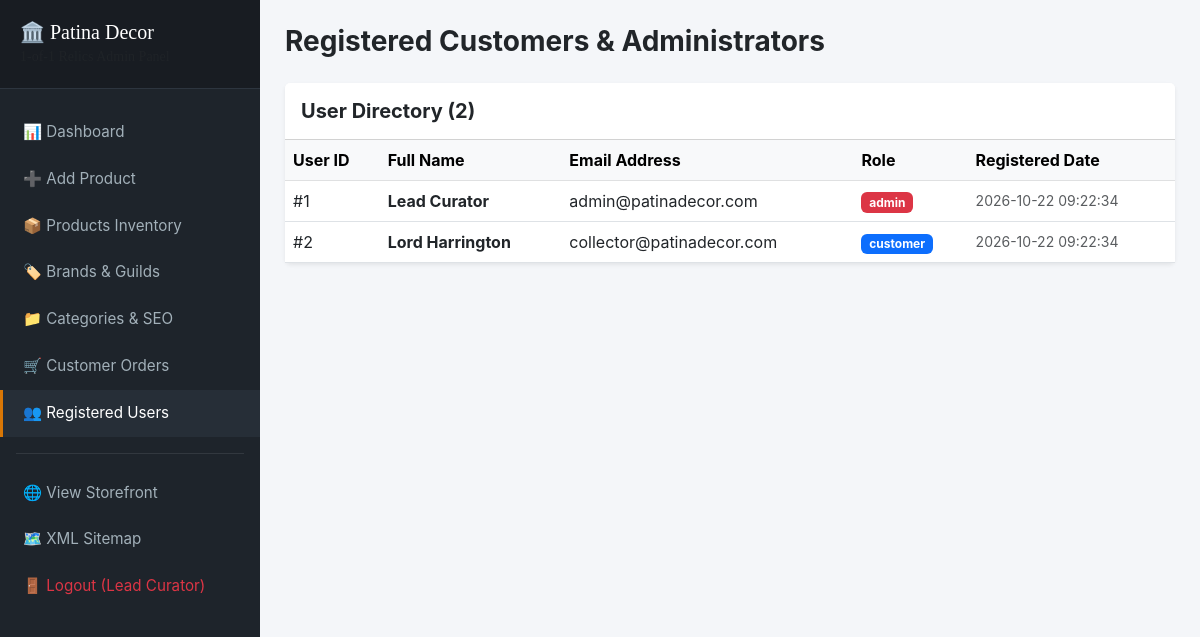
The page /admin/customers.php (signed in) on the database its author committed.
### tables this page shows
CREATE TABLE users (
    user_id INT AUTO_INCREMENT PRIMARY KEY,
    full_name VARCHAR(100) NOT NULL,
    email VARCHAR(150) NOT NULL UNIQUE,
    password_hash VARCHAR(255) NOT NULL,
    role ENUM('admin', 'customer') NOT NULL DEFAULT 'customer',
    created_at TIMESTAMP DEFAULT CURRENT_TIMESTAMP
);

### admin/customers.php (the view, shortened to what this page needs)
<?php
require_once __DIR__ . '/includes/sidebar.php';
$users = [];
if ($conn) {
    $res = mysqli_query($conn, "SELECT user_id, full_name, email, role, created_at FROM users ORDER BY created_at DESC");
    if ($res) {
        while ($row = mysqli_fetch_assoc($res)) {
            $users[] = $row;
        }
    }
}
?>
<div class="d-flex justify-content-between align-items-center mb-4">
    <h1 class="h3 fw-bold text-dark mb-0">Registered Customers & Administrators</h1>
</div>
<div class="card shadow-sm border-0 bg-white">
    <div class="card-header bg-white py-3">
        <h2 class="h5 mb-0 fw-bold">User Directory (<?= count($users) ?>)</h2>
    </div>
    <div class="table-responsive">
        <table class="table table-hover align-middle mb-0">
            <thead class="table-light">
                <tr>
                    <th>User ID</th>
                    <th>Full Name</th>
                    <th>Email Address</th>
                    <th>Role</th>
                    <th>Registered Date</th>
                </tr>
            </thead>
            <tbody>
                <?php if (empty($users)): ?>
                    <tr><td colspan="5" class="text-center py-4 text-muted">No registered users found.</td></tr>
                <?php else: ?>
                    <?php foreach ($users as $u): ?>
                        <tr>
                            <td>#<?= $u['user_id'] ?></td>
                            <td class="fw-bold"><?= htmlspecialchars($u['full_name']) ?></td>
                            <td><?= htmlspecialchars($u['email']) ?></td>
                            <td>
                                <span class="badge <?= $u['role'] === 'admin' ? 'bg-danger' : 'bg-primary' ?>">
                                    <?= htmlspecialchars($u['role']) ?>
                                </span>
                            </td>
                            <td class="small text-muted"><?= htmlspecialchars($u['created_at']) ?></td>
                        </tr>
                    <?php endforeach; ?>
                <?php endif; ?>
            </tbody>
        </table>
    </div>
</div>
<?php require_once __DIR__ . '/includes/footer.php'; ?>

### admin/includes/sidebar.php (style rules this page uses)
body { font-family: -apple-system, BlinkMacSystemFont, 'Segoe UI', Roboto, Helvetica, Arial, sans-serif; background-color: #f4f6f9; }

### rows shown on the page
users: user_id "1", full_name "Lead Curator", email "admin@patinadecor.com", role "admin", created_at "2026-10-22 09:22:34"
users: user_id "2", full_name "Lord Harrington", email "collector@patinadecor.com", role "customer", created_at "2026-10-22 09:22:34"

### other values the page prints
$_SESSION['full_name'] "Lead Curator"
count($users) "2"
